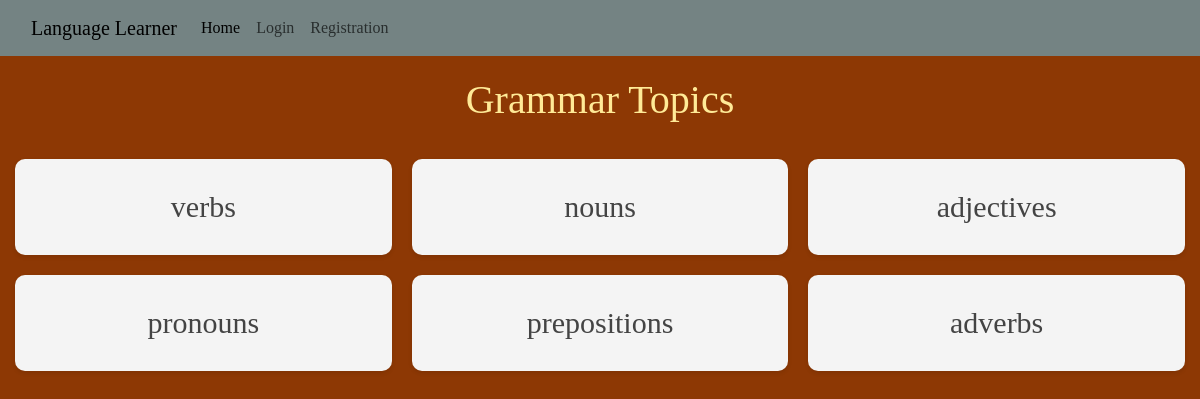
/learn/Spanish/grammar_topics/, run on the app's committed database.
### teach/models.py (models this page shows)
class GrammarTopic(models.Model):
    topic = models.TextField(max_length=1000, null=False)

### learn/views.py (the view)
# urls.py: path('<str:language>/grammar_topics/', views.grammar_topics, name='grammar_topics'),
def grammar_topics(request, language):
    language_obj = Language.objects.filter(name=language).first()
    topics = GrammarTopic.objects.all()
    return render(request, 'grammar_list.html', {'topics': topics,
                                                 'language': language_obj})

### templates/grammar_list.html (shortened to what this page needs)
{% extends 'base.html' %}
{% block content %}
    <h1 class="heading">Grammar Topics</h1>
    <div class="topics-container">
        {% for topic in topics %}
            <a href="{% url 'grammar_lessons' language.name topic.topic %}" class="topic-link">
                <div class="topic-card">
                    <h2>{{ topic.topic }}</h2>
                </div>
            </a>
        {% endfor %}
    </div>
{% endblock %}

### templates/grammar_list.html (style rules this page uses)
.heading { font-size: 40px; color: #ffea97; text-align: center; margin-top: 20px; margin-bottom: 20px; }
.topics-container { display: grid; grid-template-columns: repeat(3, 1fr); gap: 20px; padding: 15px; }
.topic-link { text-decoration: none; color: inherit; }
.topic-card { background-color: #f4f4f4; border-radius: 10px; padding-top: 30px; padding-bottom: 30px; box-shadow: 0 2px 4px rgba(0, 0, 0, 0.1); transition: transform 0.3s; text-align: center; }
.topic-card h2 { margin: 0; font-size: 30px; color: #444; }

### templates/base.html (style rules this page uses)
body { background-color: #8d3804; font-family: "Franklin Gothic Medium Cond"; }
html, body { margin: 0; padding: 0; height: 100%; }

### data on the page
GrammarTopic: topic "verbs"
GrammarTopic: topic "nouns"
GrammarTopic: topic "adjectives"
GrammarTopic: topic "pronouns"
GrammarTopic: topic "prepositions"
GrammarTopic: topic "adverbs"
